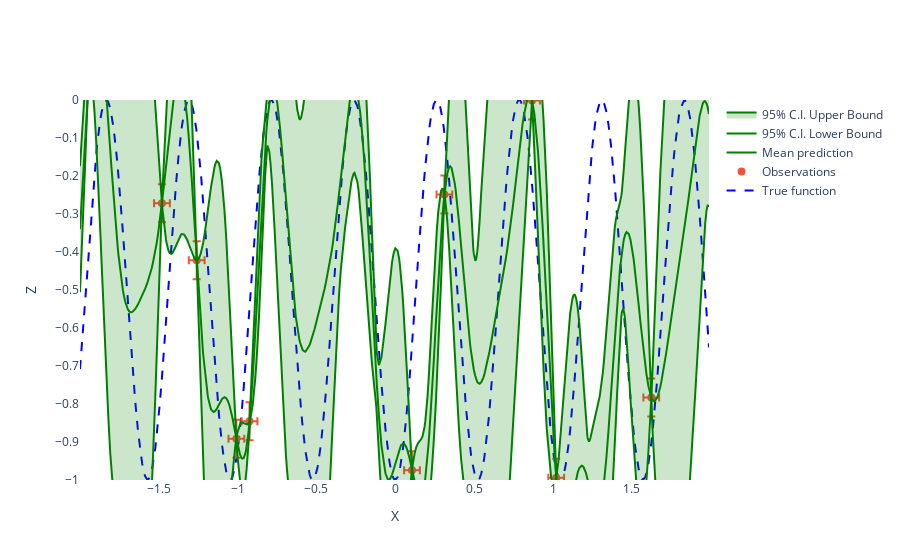

The code cell stored with this chart in its notebook:
### Markdown cell above
In the example, we add an uncertainty of 0.05 to both the input _X1_ and the output _Z_ when generating the data. As we can see, ...

### Code cell
# fit initial model
init_kernel = 1 * RBF() * ExpSineSquared()
gaussian_process, llh, kernel = fit_model(train_df, ['X1'], [], ['X1'], ['Z'], init_kernel, optimizer="fmin_l_bfgs_b")

# kernel optimized with LLH
print(f"kernel: {kernel}")
print(f"llh: {llh}")
# predictions for the whole set
mean_prediction, std_prediction = gaussian_process.predict(generated_df[['X1']], return_std=True)
mean_prediction = mean_prediction.reshape(-1,1)
std_prediction = std_prediction.reshape(-1,1)

mse_all = mean_squared_error(generated_df[['Z']], mean_prediction)
r2_all = r2_score(generated_df[['Z']], mean_prediction)

print(f'r2: {r2_all}')   
print(f'mse: {mse_all}')  

gp_plot = create_gp_regression_plot(X, Z, X_train, Z_train, X_noise_std, Z_noise_std, mean_prediction, std_prediction)
gp_plot

### Figure 1 — Plotly figure (JSON) as saved in the notebook; plotly's stock layout.template omitted (floating-point values rounded to 4 significant figures; data arrays with more than 128 entries replaced by an {"elided": "..."} marker saying what was removed)
{"data": [{"line": {"color": "rgba(0, 0, 255, 1)", "dash": "dash"}, "mode": "lines", "name": "True function", "showlegend": true, "type": "scatter", "x": {"elided": "1000 float values"}, "y": {"elided": "1000 float values"}}, {"error_x": {"array": [0.05, 0.05, 0.05, 0.05, 0.05, 0.05, 0.05, 0.05, 0.05, 0.05], "color": "rgba(255, 165, 0)", "type": "data", "visible": true}, "error_y": {"array": [0.05, 0.05, 0.05, 0.05, 0.05, 0.05, 0.05, 0.05, 0.05, 0.05], "color": "rgba(255, 165, 0)", "type": "data", "visible": true}, "marker": {"color": "rgba(255, 165, 0)", "size": 8}, "mode": "markers", "name": "Observations", "showlegend": true, "type": "scatter", "x": [-1.259, 0.8671, 1.623, 0.1057, 0.3114, -0.9244, 1.02, -1.945, -1.008, -1.48], "y": [-0.4217, -0.001375, -0.783, -0.9745, -0.2485, -0.8453, -0.9939, 0.09038, -0.8912, -0.2715]}, {"line": {"color": "rgba(0, 128, 0, 1)"}, "mode": "lines", "name": "Mean prediction", "showlegend": true, "type": "scatter", "x": {"elided": "1000 float values"}, "y": {"elided": "1000 float values"}}, {"line": {"color": "rgba(0, 128, 0, 1)"}, "name": "95% C.I. Lower Bound", "type": "scatter", "x": {"elided": "1000 float values"}, "y": {"elided": "1000 float values"}}, {"fill": "tonexty", "fillcolor": "rgba(0, 128, 0, 0.2)", "line": {"color": "rgba(0, 128, 0, 1)"}, "name": "95% C.I. Upper Bound", "type": "scatter", "x": {"elided": "1000 float values"}, "y": {"elided": "1000 float values"}}], "layout": {"annotations": [{"font": {"size": 15}, "showarrow": false, "text": "", "x": 0, "xref": "paper", "y": [-1.03e-05], "yref": "paper"}], "paper_bgcolor": "white", "plot_bgcolor": "white", "showlegend": true, "xaxis": {"range": [-2.0, 1.989], "title": {"text": "X"}}, "yaxis": {"range": [-1.0, -1.03e-05], "title": {"text": "Z"}}}}
